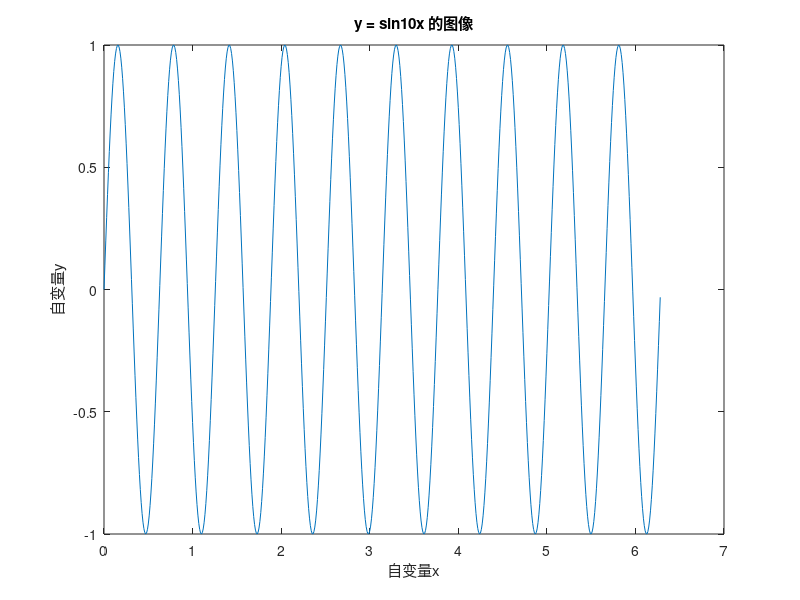

Write MATLAB code to recreate this figure. (Note: this script raises an error after producing the figure.)
% 图像的注释
x = 0: 0.01: 2 * pi;
y = sin(10 * x);
plot(x, y);
xlabel('自变量x');
ylabel('自变量y');
title('y = sin10x 的图像');
gtext('put me here!!');
grid on; % 显示网格线
% grid off;　％　消除网格线
axis([1, 2, -1, 0]);